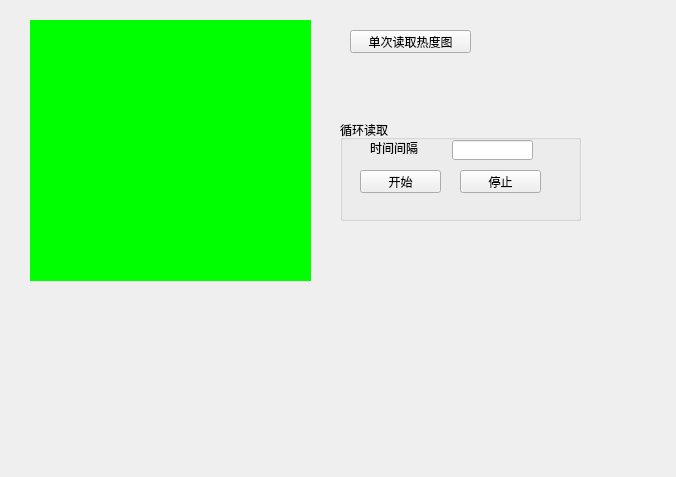
<?xml version="1.0" encoding="UTF-8"?>
<ui version="4.0">
 <class>Form</class>
 <widget class="QWidget" name="Form">
  <property name="geometry">
   <rect>
    <x>0</x>
    <y>0</y>
    <width>676</width>
    <height>477</height>
   </rect>
  </property>
  <property name="windowTitle">
   <string>Form</string>
  </property>
  <widget class="QPushButton" name="readImageButton">
   <property name="geometry">
    <rect>
     <x>350</x>
     <y>30</y>
     <width>121</width>
     <height>23</height>
    </rect>
   </property>
   <property name="text">
    <string>单次读取热度图</string>
   </property>
  </widget>
  <widget class="QLabel" name="image">
   <property name="geometry">
    <rect>
     <x>30</x>
     <y>20</y>
     <width>281</width>
     <height>261</height>
    </rect>
   </property>
   <property name="styleSheet">
    <string notr="true">background:rgb(0, 255, 0)</string>
   </property>
   <property name="text">
    <string/>
   </property>
  </widget>
  <widget class="QGroupBox" name="groupBox">
   <property name="geometry">
    <rect>
     <x>340</x>
     <y>120</y>
     <width>241</width>
     <height>101</height>
    </rect>
   </property>
   <property name="title">
    <string>循环读取</string>
   </property>
   <widget class="QPushButton" name="startButton">
    <property name="geometry">
     <rect>
      <x>20</x>
      <y>50</y>
      <width>81</width>
      <height>23</height>
     </rect>
    </property>
    <property name="text">
     <string>开始</string>
    </property>
   </widget>
   <widget class="QPushButton" name="stopButton">
    <property name="geometry">
     <rect>
      <x>120</x>
      <y>50</y>
      <width>81</width>
      <height>23</height>
     </rect>
    </property>
    <property name="text">
     <string>停止</string>
    </property>
   </widget>
   <widget class="QLabel" name="label">
    <property name="geometry">
     <rect>
      <x>30</x>
      <y>20</y>
      <width>71</width>
      <height>16</height>
     </rect>
    </property>
    <property name="text">
     <string>时间间隔</string>
    </property>
   </widget>
   <widget class="QLineEdit" name="timespanLineeidt">
    <property name="geometry">
     <rect>
      <x>112</x>
      <y>20</y>
      <width>81</width>
      <height>20</height>
     </rect>
    </property>
   </widget>
  </widget>
 </widget>
 <resources/>
 <connections>
  <connection>
   <sender>readImageButton</sender>
   <signal>clicked()</signal>
   <receiver>Form</receiver>
   <slot>readImageOnce()</slot>
   <hints>
    <hint type="sourcelabel">
     <x>379</x>
     <y>43</y>
    </hint>
    <hint type="destinationlabel">
     <x>296</x>
     <y>-11</y>
    </hint>
   </hints>
  </connection>
 </connections>
 <slots>
  <slot>readImageOnce()</slot>
 </slots>
</ui>
